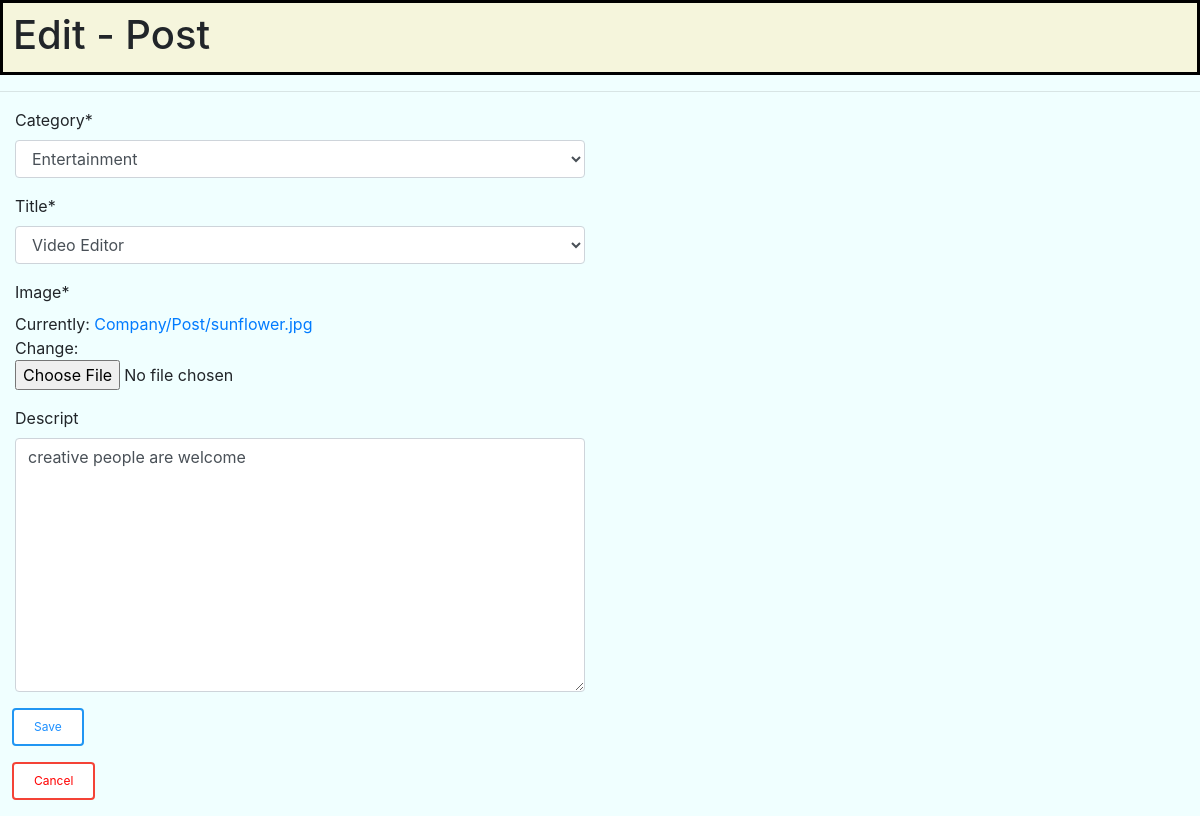
Page /employer/post-edit/3 (signed in) on the committed database.
### Post/models.py (models this page shows, shortened)
class Post(models.Model):
    category = models.CharField(max_length = 50 , choices = category_choices)
    title    = models.CharField(max_length = 50 , choices = title_choice )
    image    = models.ImageField(upload_to = "Company/Post/" )
    descript = models.TextField(blank = True)
    owner    = models.ForeignKey( Company , on_delete = models.CASCADE )

### Post/views.py (the view)
# urls.py: path( 'post-edit/<int:prmKey>'  ,  PostView.PostEdit  , name = 'PostEditCompany'),
@login_required(redirect_field_name = 'dashboard:dashboard-home')
def PostEdit(request , prmKey):
    if request.method == 'POST':
        postExist = Post.objects.get(pk = prmKey)
        formPE = PostEditForm( request.POST , request.FILES   , instance = postExist)
        if formPE.is_valid():
            formPE.save()
            messages.success(request,f'Successfully Post Updated..')
            return HttpResponseRedirect( reverse('dashboard:dashboard-home') )
    else:
        postExist = Post.objects.get(pk = prmKey)
        formPE = PostEditForm(instance = postExist)
    contextPE = { 'formPE' : formPE }
    return render(request , 'Post/edit_post.html' , contextPE )

### Post/form.py
class PostEditForm(forms.ModelForm):
    class Meta:
        model = Post
        exclude = ['owner']

### Post/templates/Post/edit_post.html (shortened to what this page needs)
{% load crispy_forms_tags %}
{% load static %}
    <head>
        <link rel="stylesheet" href="https://stackpath.bootstrapcdn.com/bootstrap/4.1.3/css/bootstrap.min.css">
        <link rel="stylesheet" href="{% static 'userDesign/update.css' %}">
    </head>
    <body class="container1">
        <div class="conSub1">
            <h1> Edit - Post </h1>
        </div><hr>
        <div>
            <form method="POST">
                <div class="col-sm-6">
                    {{ formPE | crispy }}
                </div>
                <div style="padding-left: 12px;">
                    <button type="submit" class="btn info"> Save </button>
                </div>
            </form>
            <form action ="{% url 'dashboard:dashboard-home' %}" style="padding-left: 12px;">
                <button type="submit" class="btn danger"> Cancel </button>
            </form>
        </div>
    </body>

### static/userDesign/update.css (style rules this page uses)
.container1 { background-color: azure; }
.conSub1 { background-color:beige; padding-top: 8px; padding-bottom: 5px; border-style: solid; border-color: black; }
.conSub1 h1 { padding-left: 10px; }
.btn { border: 2px solid black; background-color: white; color: black; padding: 8px 20px; font-size: 12px; cursor: pointer; }
.info { border-color: #2196F3; color: dodgerblue; }
.danger { border-color: #f44336; color: red }

### rows in the picture
Post: category "Entertainment", title "Video Editor", descript "creative people are welcome"
